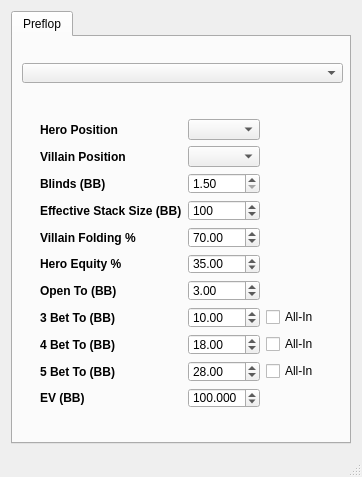
<?xml version="1.0" encoding="UTF-8"?>
<ui version="4.0">
 <class>MainWindow</class>
 <widget class="QMainWindow" name="MainWindow">
  <property name="geometry">
   <rect>
    <x>0</x>
    <y>0</y>
    <width>362</width>
    <height>477</height>
   </rect>
  </property>
  <property name="sizePolicy">
   <sizepolicy hsizetype="Preferred" vsizetype="Preferred">
    <horstretch>0</horstretch>
    <verstretch>0</verstretch>
   </sizepolicy>
  </property>
  <property name="palette">
   <palette>
    <active>
     <colorrole role="Base">
      <brush brushstyle="SolidPattern">
       <color alpha="255">
        <red>255</red>
        <green>255</green>
        <blue>255</blue>
       </color>
      </brush>
     </colorrole>
    </active>
    <inactive>
     <colorrole role="Base">
      <brush brushstyle="SolidPattern">
       <color alpha="255">
        <red>255</red>
        <green>255</green>
        <blue>255</blue>
       </color>
      </brush>
     </colorrole>
    </inactive>
    <disabled>
     <colorrole role="Base">
      <brush brushstyle="SolidPattern">
       <color alpha="255">
        <red>240</red>
        <green>240</green>
        <blue>240</blue>
       </color>
      </brush>
     </colorrole>
    </disabled>
   </palette>
  </property>
  <property name="windowTitle">
   <string>Equity Calculator</string>
  </property>
  <property name="windowIcon">
   <iconset resource="Icon.qrc">
    <normaloff>:/new/icon/icon2.png</normaloff>:/new/icon/icon2.png</iconset>
  </property>
  <widget class="QWidget" name="centralWidget">
   <layout class="QHBoxLayout" name="horizontalLayout">
    <item>
     <widget class="QTabWidget" name="TB">
      <property name="enabled">
       <bool>true</bool>
      </property>
      <property name="palette">
       <palette>
        <active>
         <colorrole role="Light">
          <brush brushstyle="SolidPattern">
           <color alpha="255">
            <red>255</red>
            <green>255</green>
            <blue>255</blue>
           </color>
          </brush>
         </colorrole>
         <colorrole role="Base">
          <brush brushstyle="SolidPattern">
           <color alpha="255">
            <red>255</red>
            <green>255</green>
            <blue>255</blue>
           </color>
          </brush>
         </colorrole>
         <colorrole role="HighlightedText">
          <brush brushstyle="SolidPattern">
           <color alpha="255">
            <red>255</red>
            <green>255</green>
            <blue>255</blue>
           </color>
          </brush>
         </colorrole>
        </active>
        <inactive>
         <colorrole role="Light">
          <brush brushstyle="SolidPattern">
           <color alpha="255">
            <red>255</red>
            <green>255</green>
            <blue>255</blue>
           </color>
          </brush>
         </colorrole>
         <colorrole role="Base">
          <brush brushstyle="SolidPattern">
           <color alpha="255">
            <red>255</red>
            <green>255</green>
            <blue>255</blue>
           </color>
          </brush>
         </colorrole>
         <colorrole role="HighlightedText">
          <brush brushstyle="SolidPattern">
           <color alpha="255">
            <red>255</red>
            <green>255</green>
            <blue>255</blue>
           </color>
          </brush>
         </colorrole>
        </inactive>
        <disabled>
         <colorrole role="Light">
          <brush brushstyle="SolidPattern">
           <color alpha="255">
            <red>255</red>
            <green>255</green>
            <blue>255</blue>
           </color>
          </brush>
         </colorrole>
         <colorrole role="Base">
          <brush brushstyle="SolidPattern">
           <color alpha="255">
            <red>240</red>
            <green>240</green>
            <blue>240</blue>
           </color>
          </brush>
         </colorrole>
         <colorrole role="HighlightedText">
          <brush brushstyle="SolidPattern">
           <color alpha="255">
            <red>255</red>
            <green>255</green>
            <blue>255</blue>
           </color>
          </brush>
         </colorrole>
        </disabled>
       </palette>
      </property>
      <property name="currentIndex">
       <number>0</number>
      </property>
      <widget class="QWidget" name="tab">
       <attribute name="title">
        <string>Preflop</string>
       </attribute>
       <widget class="QComboBox" name="CB_Methods">
        <property name="geometry">
         <rect>
          <x>9</x>
          <y>26</y>
          <width>321</width>
          <height>20</height>
         </rect>
        </property>
        <property name="font">
         <font>
          <weight>75</weight>
          <bold>true</bold>
         </font>
        </property>
       </widget>
       <widget class="QWidget" name="layoutWidget">
        <property name="geometry">
         <rect>
          <x>16</x>
          <y>71</y>
          <width>311</width>
          <height>311</height>
         </rect>
        </property>
        <layout class="QGridLayout" name="gridLayout">
         <item row="0" column="0">
          <widget class="QLabel" name="label">
           <property name="font">
            <font>
             <weight>75</weight>
             <bold>true</bold>
            </font>
           </property>
           <property name="text">
            <string>Hero Position</string>
           </property>
           <property name="alignment">
            <set>Qt::AlignLeading|Qt::AlignLeft|Qt::AlignVCenter</set>
           </property>
           <property name="buddy">
            <cstring>CB_PosHero</cstring>
           </property>
          </widget>
         </item>
         <item row="0" column="1">
          <widget class="QComboBox" name="CB_PosHero"/>
         </item>
         <item row="1" column="0">
          <widget class="QLabel" name="label_2">
           <property name="font">
            <font>
             <weight>75</weight>
             <bold>true</bold>
            </font>
           </property>
           <property name="text">
            <string>Villain Position</string>
           </property>
           <property name="alignment">
            <set>Qt::AlignLeading|Qt::AlignLeft|Qt::AlignVCenter</set>
           </property>
           <property name="buddy">
            <cstring>CB_PosVill</cstring>
           </property>
          </widget>
         </item>
         <item row="1" column="1">
          <widget class="QComboBox" name="CB_PosVill"/>
         </item>
         <item row="2" column="0">
          <widget class="QLabel" name="label_11">
           <property name="font">
            <font>
             <weight>75</weight>
             <bold>true</bold>
            </font>
           </property>
           <property name="text">
            <string>Blinds (BB)</string>
           </property>
           <property name="buddy">
            <cstring>SB_Blinds</cstring>
           </property>
          </widget>
         </item>
         <item row="2" column="1">
          <widget class="QDoubleSpinBox" name="SB_Blinds">
           <property name="sizePolicy">
            <sizepolicy hsizetype="Ignored" vsizetype="Fixed">
             <horstretch>0</horstretch>
             <verstretch>0</verstretch>
            </sizepolicy>
           </property>
           <property name="decimals">
            <number>2</number>
           </property>
           <property name="minimum">
            <double>1.500000000000000</double>
           </property>
           <property name="maximum">
            <double>1000000.000000000000000</double>
           </property>
           <property name="value">
            <double>1.500000000000000</double>
           </property>
          </widget>
         </item>
         <item row="3" column="0">
          <widget class="QLabel" name="label_3">
           <property name="font">
            <font>
             <weight>75</weight>
             <bold>true</bold>
            </font>
           </property>
           <property name="text">
            <string>Effective Stack Size (BB)</string>
           </property>
           <property name="alignment">
            <set>Qt::AlignLeading|Qt::AlignLeft|Qt::AlignVCenter</set>
           </property>
           <property name="buddy">
            <cstring>SB_SizeStack</cstring>
           </property>
          </widget>
         </item>
         <item row="3" column="1">
          <widget class="QDoubleSpinBox" name="SB_SizeStack">
           <property name="sizePolicy">
            <sizepolicy hsizetype="Ignored" vsizetype="Fixed">
             <horstretch>0</horstretch>
             <verstretch>0</verstretch>
            </sizepolicy>
           </property>
           <property name="decimals">
            <number>0</number>
           </property>
           <property name="maximum">
            <double>1000000.000000000000000</double>
           </property>
           <property name="value">
            <double>100.000000000000000</double>
           </property>
          </widget>
         </item>
         <item row="4" column="0">
          <widget class="QLabel" name="label_4">
           <property name="font">
            <font>
             <weight>75</weight>
             <bold>true</bold>
            </font>
           </property>
           <property name="text">
            <string>Villain Folding %</string>
           </property>
           <property name="alignment">
            <set>Qt::AlignLeading|Qt::AlignLeft|Qt::AlignVCenter</set>
           </property>
           <property name="buddy">
            <cstring>SB_FoldPctVill</cstring>
           </property>
          </widget>
         </item>
         <item row="4" column="1">
          <widget class="QDoubleSpinBox" name="SB_FoldPctVill">
           <property name="sizePolicy">
            <sizepolicy hsizetype="Ignored" vsizetype="Fixed">
             <horstretch>0</horstretch>
             <verstretch>0</verstretch>
            </sizepolicy>
           </property>
           <property name="maximum">
            <double>100.000000000000000</double>
           </property>
           <property name="value">
            <double>70.000000000000000</double>
           </property>
          </widget>
         </item>
         <item row="5" column="0">
          <widget class="QLabel" name="label_5">
           <property name="font">
            <font>
             <weight>75</weight>
             <bold>true</bold>
            </font>
           </property>
           <property name="text">
            <string>Hero Equity %</string>
           </property>
           <property name="alignment">
            <set>Qt::AlignLeading|Qt::AlignLeft|Qt::AlignVCenter</set>
           </property>
           <property name="buddy">
            <cstring>SB_EquHero</cstring>
           </property>
          </widget>
         </item>
         <item row="5" column="1">
          <widget class="QDoubleSpinBox" name="SB_EquHero">
           <property name="sizePolicy">
            <sizepolicy hsizetype="Ignored" vsizetype="Fixed">
             <horstretch>0</horstretch>
             <verstretch>0</verstretch>
            </sizepolicy>
           </property>
           <property name="minimum">
            <double>0.000000000000000</double>
           </property>
           <property name="maximum">
            <double>100.000000000000000</double>
           </property>
           <property name="value">
            <double>35.000000000000000</double>
           </property>
          </widget>
         </item>
         <item row="6" column="0">
          <widget class="QLabel" name="label_6">
           <property name="font">
            <font>
             <weight>75</weight>
             <bold>true</bold>
            </font>
           </property>
           <property name="text">
            <string>Open To (BB)</string>
           </property>
           <property name="alignment">
            <set>Qt::AlignLeading|Qt::AlignLeft|Qt::AlignVCenter</set>
           </property>
           <property name="buddy">
            <cstring>SB_OpenTo</cstring>
           </property>
          </widget>
         </item>
         <item row="6" column="1">
          <widget class="QDoubleSpinBox" name="SB_OpenTo">
           <property name="sizePolicy">
            <sizepolicy hsizetype="Ignored" vsizetype="Fixed">
             <horstretch>0</horstretch>
             <verstretch>0</verstretch>
            </sizepolicy>
           </property>
           <property name="decimals">
            <number>2</number>
           </property>
           <property name="minimum">
            <double>2.000000000000000</double>
           </property>
           <property name="maximum">
            <double>1000000.000000000000000</double>
           </property>
           <property name="value">
            <double>3.000000000000000</double>
           </property>
          </widget>
         </item>
         <item row="7" column="0">
          <widget class="QLabel" name="label_7">
           <property name="font">
            <font>
             <weight>75</weight>
             <bold>true</bold>
            </font>
           </property>
           <property name="text">
            <string>3 Bet To (BB)</string>
           </property>
           <property name="alignment">
            <set>Qt::AlignLeading|Qt::AlignLeft|Qt::AlignVCenter</set>
           </property>
           <property name="buddy">
            <cstring>SB_3BetTo</cstring>
           </property>
          </widget>
         </item>
         <item row="7" column="1">
          <widget class="QDoubleSpinBox" name="SB_3BetTo">
           <property name="enabled">
            <bool>true</bool>
           </property>
           <property name="sizePolicy">
            <sizepolicy hsizetype="Ignored" vsizetype="Fixed">
             <horstretch>0</horstretch>
             <verstretch>0</verstretch>
            </sizepolicy>
           </property>
           <property name="decimals">
            <number>2</number>
           </property>
           <property name="maximum">
            <double>1000000.000000000000000</double>
           </property>
           <property name="value">
            <double>10.000000000000000</double>
           </property>
          </widget>
         </item>
         <item row="7" column="2">
          <widget class="QCheckBox" name="CB_AllIn3Bet">
           <property name="text">
            <string>All-In</string>
           </property>
          </widget>
         </item>
         <item row="8" column="0">
          <widget class="QLabel" name="label_8">
           <property name="font">
            <font>
             <weight>75</weight>
             <bold>true</bold>
            </font>
           </property>
           <property name="text">
            <string>4 Bet To (BB)</string>
           </property>
           <property name="alignment">
            <set>Qt::AlignLeading|Qt::AlignLeft|Qt::AlignVCenter</set>
           </property>
           <property name="buddy">
            <cstring>SB_4BetTo</cstring>
           </property>
          </widget>
         </item>
         <item row="8" column="1">
          <widget class="QDoubleSpinBox" name="SB_4BetTo">
           <property name="sizePolicy">
            <sizepolicy hsizetype="Ignored" vsizetype="Fixed">
             <horstretch>0</horstretch>
             <verstretch>0</verstretch>
            </sizepolicy>
           </property>
           <property name="decimals">
            <number>2</number>
           </property>
           <property name="maximum">
            <double>1000000.000000000000000</double>
           </property>
           <property name="value">
            <double>18.000000000000000</double>
           </property>
          </widget>
         </item>
         <item row="8" column="2">
          <widget class="QCheckBox" name="CB_AllIn4Bet">
           <property name="text">
            <string>All-In</string>
           </property>
          </widget>
         </item>
         <item row="9" column="0">
          <widget class="QLabel" name="label_9">
           <property name="font">
            <font>
             <weight>75</weight>
             <bold>true</bold>
            </font>
           </property>
           <property name="text">
            <string>5 Bet To (BB)</string>
           </property>
           <property name="alignment">
            <set>Qt::AlignLeading|Qt::AlignLeft|Qt::AlignVCenter</set>
           </property>
           <property name="buddy">
            <cstring>SB_5BetTo</cstring>
           </property>
          </widget>
         </item>
         <item row="9" column="1">
          <widget class="QDoubleSpinBox" name="SB_5BetTo">
           <property name="sizePolicy">
            <sizepolicy hsizetype="Ignored" vsizetype="Fixed">
             <horstretch>0</horstretch>
             <verstretch>0</verstretch>
            </sizepolicy>
           </property>
           <property name="decimals">
            <number>2</number>
           </property>
           <property name="maximum">
            <double>1000000.000000000000000</double>
           </property>
           <property name="singleStep">
            <double>1.000000000000000</double>
           </property>
           <property name="value">
            <double>28.000000000000000</double>
           </property>
          </widget>
         </item>
         <item row="9" column="2">
          <widget class="QCheckBox" name="CB_AllIn5Bet">
           <property name="text">
            <string>All-In</string>
           </property>
          </widget>
         </item>
         <item row="10" column="0">
          <widget class="QLabel" name="label_10">
           <property name="font">
            <font>
             <weight>75</weight>
             <bold>true</bold>
            </font>
           </property>
           <property name="text">
            <string>EV (BB)</string>
           </property>
           <property name="alignment">
            <set>Qt::AlignLeading|Qt::AlignLeft|Qt::AlignVCenter</set>
           </property>
           <property name="buddy">
            <cstring>SB_EV</cstring>
           </property>
          </widget>
         </item>
         <item row="10" column="1">
          <widget class="QDoubleSpinBox" name="SB_EV">
           <property name="sizePolicy">
            <sizepolicy hsizetype="Ignored" vsizetype="Fixed">
             <horstretch>0</horstretch>
             <verstretch>0</verstretch>
            </sizepolicy>
           </property>
           <property name="decimals">
            <number>3</number>
           </property>
           <property name="minimum">
            <double>-1000000.000000000000000</double>
           </property>
           <property name="maximum">
            <double>1000000.000000000000000</double>
           </property>
           <property name="singleStep">
            <double>1.000000000000000</double>
           </property>
           <property name="value">
            <double>100.000000000000000</double>
           </property>
          </widget>
         </item>
        </layout>
       </widget>
      </widget>
     </widget>
    </item>
   </layout>
  </widget>
  <widget class="QMenuBar" name="menuBar">
   <property name="geometry">
    <rect>
     <x>0</x>
     <y>0</y>
     <width>362</width>
     <height>21</height>
    </rect>
   </property>
  </widget>
  <widget class="QStatusBar" name="statusBar"/>
 </widget>
 <layoutdefault spacing="6" margin="11"/>
 <resources>
  <include location="Icon.qrc"/>
 </resources>
 <connections/>
</ui>
